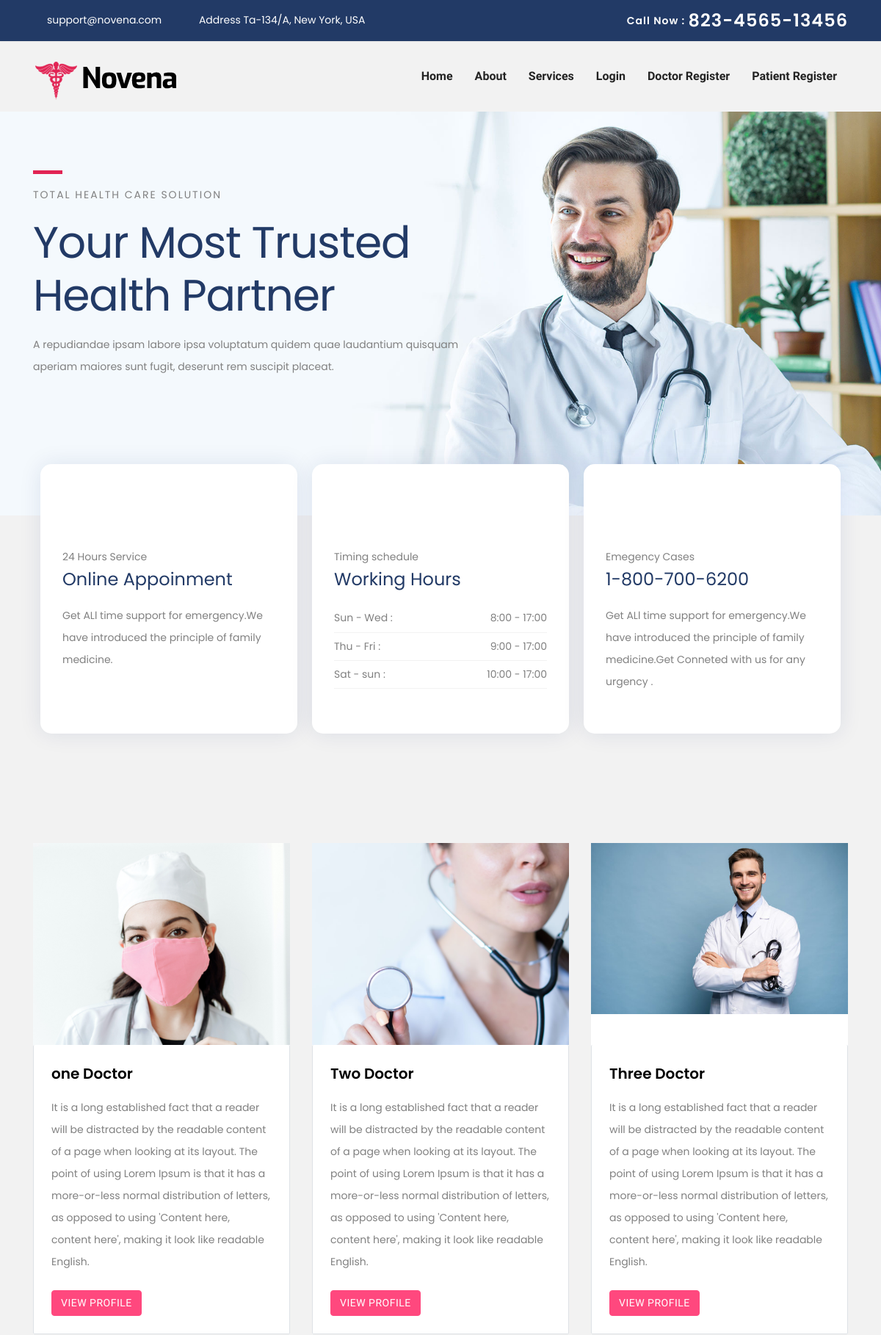
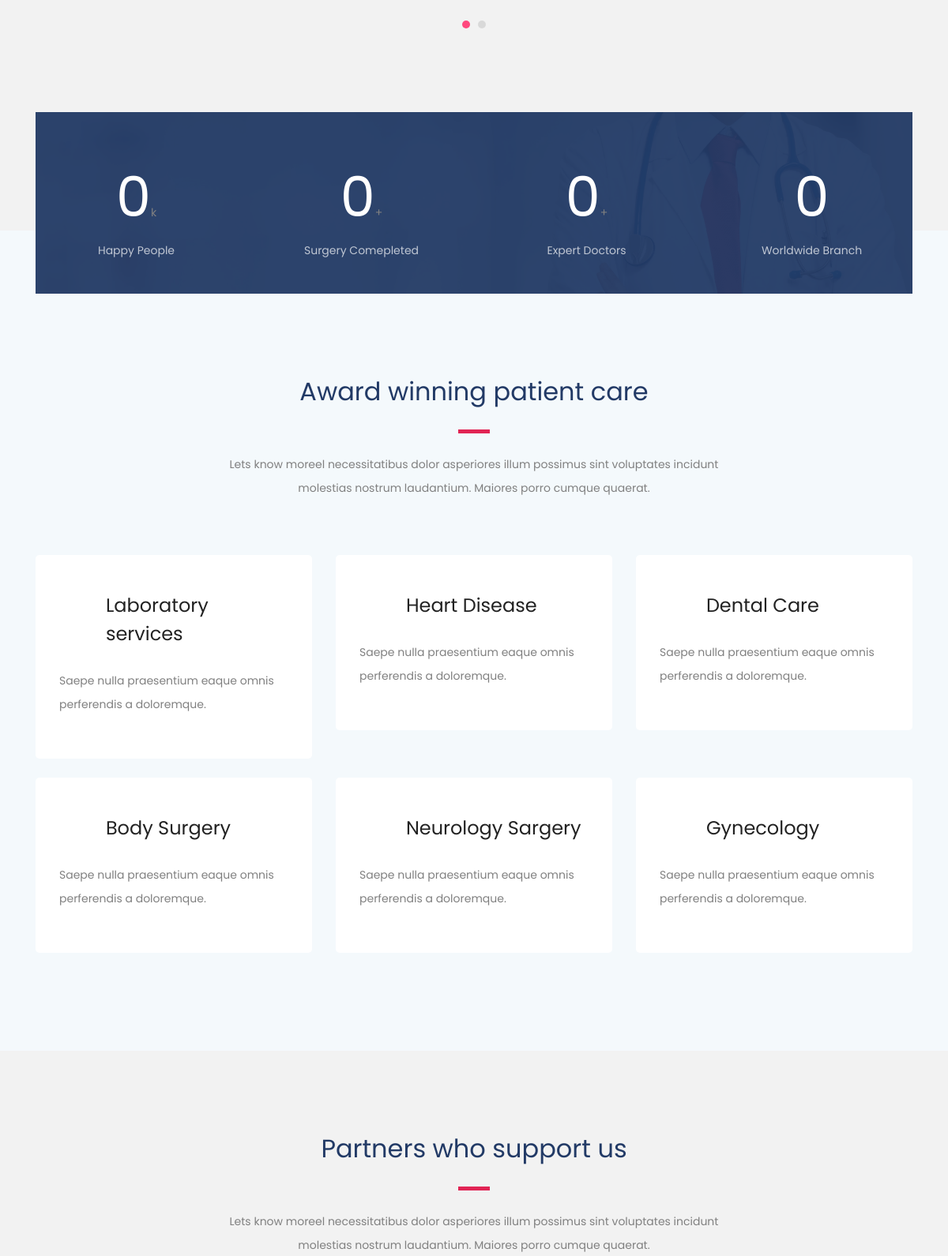
The page / (upper part) on the database its author committed (2 pictures, top to bottom).
### users/models.py (models this page shows, shortened)
class User(AbstractBaseUser):
    class Role(models.TextChoices):
        ADMIN = "ADMIN", "Admin"
        PATIENT = "PATIENT", "Patient"
        DOCTOR = "DOCTOR", "Doctor"
    base_role = Role.ADMIN
    role = models.CharField(max_length=50, choices=Role.choices)
    email = models.EmailField(max_length=100, verbose_name="email address",unique=True)
    name = models.CharField(max_length=100, verbose_name="name")
    phone=models.CharField(max_length=20, verbose_name="phone", unique=True)
    objects=AdminUserManager()
    date_joined=models.DateTimeField(auto_now_add=True)
    last_login=models.DateTimeField(auto_now=True)
    is_active=models.BooleanField(default=True)
    is_staff=models.BooleanField(default=True)
    USERNAME_FIELD = "email"
    REQUIRED_FIELDS =['name','phone']

class DoctorProfile(models.Model):
    user= models.ForeignKey(Doctor, on_delete=models.CASCADE,related_name='user')
    fees= models.CharField(max_length=6, verbose_name="Fees")
    about=models.TextField()
    department=models.ForeignKey(Departments,verbose_name="Department", on_delete=models.CASCADE, related_name='department')
    bmdc_registration_number=models.CharField(max_length=50,verbose_name="BM&DC Registration Number",unique=True)
    doc_image = models.ImageField(upload_to="images/doctor/", default='images/doctor/avatar.webp')

### frontpage/views.py (the view)
# urls.py: path('',include('frontpage.urls')),
def frontpage(request):
    users= User.objects.filter(role="DOCTOR").all()
    doctors = DoctorProfile.objects.select_related('user').all()
    mylist=zip(users,doctors)
    context ={
        'mylist':mylist,
    }
    return render(request, 'frontpage/index.html',context)

### templates/frontpage/index.html (shortened to what this page needs)
{% extends 'frontpage/base.html' %}
{% load static %}
{% block content %}
<section class="banner">
	<div class="container">
		<div class="row">
			<div class="col-lg-6 col-md-12 col-xl-7">
				<div class="block">
					<div class="divider mb-3"></div>
					<span class="text-uppercase text-sm letter-spacing ">Total Health care solution</span>
					<h1 class="mb-3 mt-3">Your most trusted health partner</h1>
					<p class="mb-4 pr-5">A repudiandae ipsam labore ipsa voluptatum quidem quae laudantium quisquam aperiam maiores sunt fugit, deserunt rem suscipit placeat.</p>
				</div>
			</div>
		</div>
	</div>
</section>
<section class="features">
	<div class="container">
		<div class="row">
			<div class="col-lg-12">
				<div class="feature-block d-lg-flex">
					<div class="feature-item mb-5 mb-lg-0">
						<div class="feature-icon mb-4">
							<i class="icofont-surgeon-alt"></i>
						</div>
						<span>24 Hours Service</span>
						<h4 class="mb-3">Online Appoinment</h4>
						<p class="mb-4">Get ALl time support for emergency.We have introduced the principle of family medicine.</p>
					</div>
					<div class="feature-item mb-5 mb-lg-0">
						<div class="feature-icon mb-4">
							<i class="icofont-ui-clock"></i>
						</div>
						<span>Timing schedule</span>
						<h4 class="mb-3">Working Hours</h4>
						<ul class="w-hours list-unstyled">
							<li class="d-flex justify-content-between">Sun - Wed : <span>8:00 - 17:00</span></li>
							<li class="d-flex justify-content-between">Thu - Fri : <span>9:00 - 17:00</span></li>
							<li class="d-flex justify-content-between">Sat - sun : <span>10:00 - 17:00</span></li>
						</ul>
					</div>
					<div class="feature-item mb-5 mb-lg-0">
						<div class="feature-icon mb-4">
							<i class="icofont-support"></i>
						</div>
						<span>Emegency Cases</span>
						<h4 class="mb-3">1-800-700-6200</h4>
						<p>Get ALl time support for emergency.We have introduced the principle of family medicine.Get Conneted with us for any urgency .</p>
					</div>
				</div>
			</div>
		</div>
	</div>
</section>
<br>
<br>
<section class="ftco-section">
	<div class="container">
		<div class="row">
			<div class="col-md-12">
				<div class="featured-carousel owl-carousel">
				{% for user, doctor in mylist %}
					<div class="item">
						<div class="blog-entry">
							{% if doctor.doc_image %}
			  				<a href="{% url 'profile_doc' user.id %}" class="block-20 d-flex align-items-start"><img src="{{ doctor.doc_image.url }}" alt="{{user.name}}"></a>
							{% endif %}
			  			<div class="text border border-top-0 p-4">
							<h3 class="heading"><a href="{% url 'profile_doc' user.id %}">{{user.name}}</a></h3>
							<p>{{doctor.about}}</p>
							<div class="d-flex align-items-center mt-4">
								<p class="mb-0"><a href="{% url 'profile_doc' user.id %}" class="btn btn-primary">View Profile</a></p>
							</div>
			  			</div>
					</div>
				</div>
				{% endfor %}
				</div>
			</div>
		</div>
	</div>
</section>
<section class="cta-section ">
	<div class="container">
		<div class="cta position-relative">
			<div class="row">
				<div class="col-lg-3 col-md-6 col-sm-6">
					<div class="counter-stat">
						<i class="icofont-doctor"></i>
						<span class="h3 counter" data-count="58">0</span>k
						<p>Happy People</p>
					</div>
				</div>
				<div class="col-lg-3 col-md-6 col-sm-6">
					<div class="counter-stat">
						<i class="icofont-flag"></i>
						<span class="h3 counter" data-count="700">0</span>+
						<p>Surgery Comepleted</p>
					</div>
				</div>
				<div class="col-lg-3 col-md-6 col-sm-6">
					<div class="counter-stat">
						<i class="icofont-badge"></i>
						<span class="h3 counter" data-count="40">0</span>+
						<p>Expert Doctors</p>
					</div>
				</div>
				<div class="col-lg-3 col-md-6 col-sm-6">
					<div class="counter-stat">
						<i class="icofont-globe"></i>
						<span class="h3 counter" data-count="20">0</span>
						<p>Worldwide Branch</p>
					</div>
				</div>
			</div>
		</div>
	</div>
</section>
<section class="section service gray-bg">
	<div class="container">
		<div class="row justify-content-center">
			<div class="col-lg-7 text-center">
				<div class="section-title">
					<h2>Award winning patient care</h2>
					<div class="divider mx-auto my-4"></div>
					<p>Lets know moreel necessitatibus dolor asperiores illum possimus sint voluptates incidunt molestias nostrum laudantium. Maiores porro cumque quaerat.</p>
				</div>
			</div>
		</div>
		<div class="row">
			<div class="col-lg-4 col-md-6 col-sm-6">
				<div class="service-item mb-4">
					<div class="icon d-flex align-items-center">
						<i class="icofont-laboratory text-lg"></i>
						<h4 class="mt-3 mb-3">Laboratory services</h4>
					</div>
					<div class="content">
						<p class="mb-4">Saepe nulla praesentium eaque omnis perferendis a doloremque.</p>
					</div>
				</div>
			</div>
			<div class="col-lg-4 col-md-6 col-sm-6">
				<div class="service-item mb-4">
					<div class="icon d-flex align-items-center">
						<i class="icofont-heart-beat-alt text-lg"></i>
						<h4 class="mt-3 mb-3">Heart Disease</h4>
					</div>
					<div class="content">
						<p class="mb-4">Saepe nulla praesentium eaque omnis perferendis a doloremque.</p>
					</div>
				</div>
			</div>
			<div class="col-lg-4 col-md-6 col-sm-6">
				<div class="service-item mb-4">
					<div class="icon d-flex align-items-center">
						<i class="icofont-tooth text-lg"></i>
						<h4 class="mt-3 mb-3">Dental Care</h4>
					</div>
					<div class="content">
						<p class="mb-4">Saepe nulla praesentium eaque omnis perferendis a doloremque.</p>
					</div>
				</div>
			</div>
			<div class="col-lg-4 col-md-6 col-sm-6">
				<div class="service-item mb-4">
					<div class="icon d-flex align-items-center">
						<i class="icofont-crutch text-lg"></i>
						<h4 class="mt-3 mb-3">Body Surgery</h4>
					</div>
					<div class="content">
						<p class="mb-4">Saepe nulla praesentium eaque omnis perferendis a doloremque.</p>
					</div>
				</div>
			</div>
			<div class="col-lg-4 col-md-6 col-sm-6">
				<div class="service-item mb-4">
					<div class="icon d-flex align-items-center">
						<i class="icofont-brain-alt text-lg"></i>
						<h4 class="mt-3 mb-3">Neurology Sargery</h4>
					</div>
					<div class="content">
						<p class="mb-4">Saepe nulla praesentium eaque omnis perferendis a doloremque.</p>
					</div>
				</div>
			</div>
			<div class="col-lg-4 col-md-6 col-sm-6">
				<div class="service-item mb-4">
					<div class="icon d-flex align-items-center">
						<i class="icofont-dna-alt-1 text-lg"></i>
						<h4 class="mt-3 mb-3">Gynecology</h4>
					</div>
					<div class="content">
						<p class="mb-4">Saepe nulla praesentium eaque omnis perferendis a doloremque.</p>
					</div>
				</div>
			</div>
		</div>
	</div>
</section>
<section class="section clients">
	<div class="container">
		<div class="row justify-content-center">
			<div class="col-lg-7">
				<div class="section-title text-center">
					<h2>Partners who support us</h2>
					<div class="divider mx-auto my-4"></div>
					<p>Lets know moreel necessitatibus dolor asperiores illum possimus sint voluptates incidunt molestias nostrum laudantium. Maiores porro cumque quaerat.</p>
				</div>
			</div>
		</div>
	</div>
</section>
{% endblock content %}

### rows shown on the page
User: doc_image (picture), name "one Doctor", about "It is a long established fact that a reader will be distracted by the readable content of a page when looking at its layout. The point of using Lorem Ipsum is that it has a more-or-less normal distribution of letters, as opposed to using 'Content here, content here', making it look like readable English."
User: doc_image (picture), name "Two Doctor", about "It is a long established fact that a reader will be distracted by the readable content of a page when looking at its layout. The point of using Lorem Ipsum is that it has a more-or-less normal distribution of letters, as opposed to using 'Content here, content here', making it look like readable English."
User: doc_image (picture), name "Three Doctor", about "It is a long established fact that a reader will be distracted by the readable content of a page when looking at its layout. The point of using Lorem Ipsum is that it has a more-or-less normal distribution of letters, as opposed to using 'Content here, content here', making it look like readable English."
